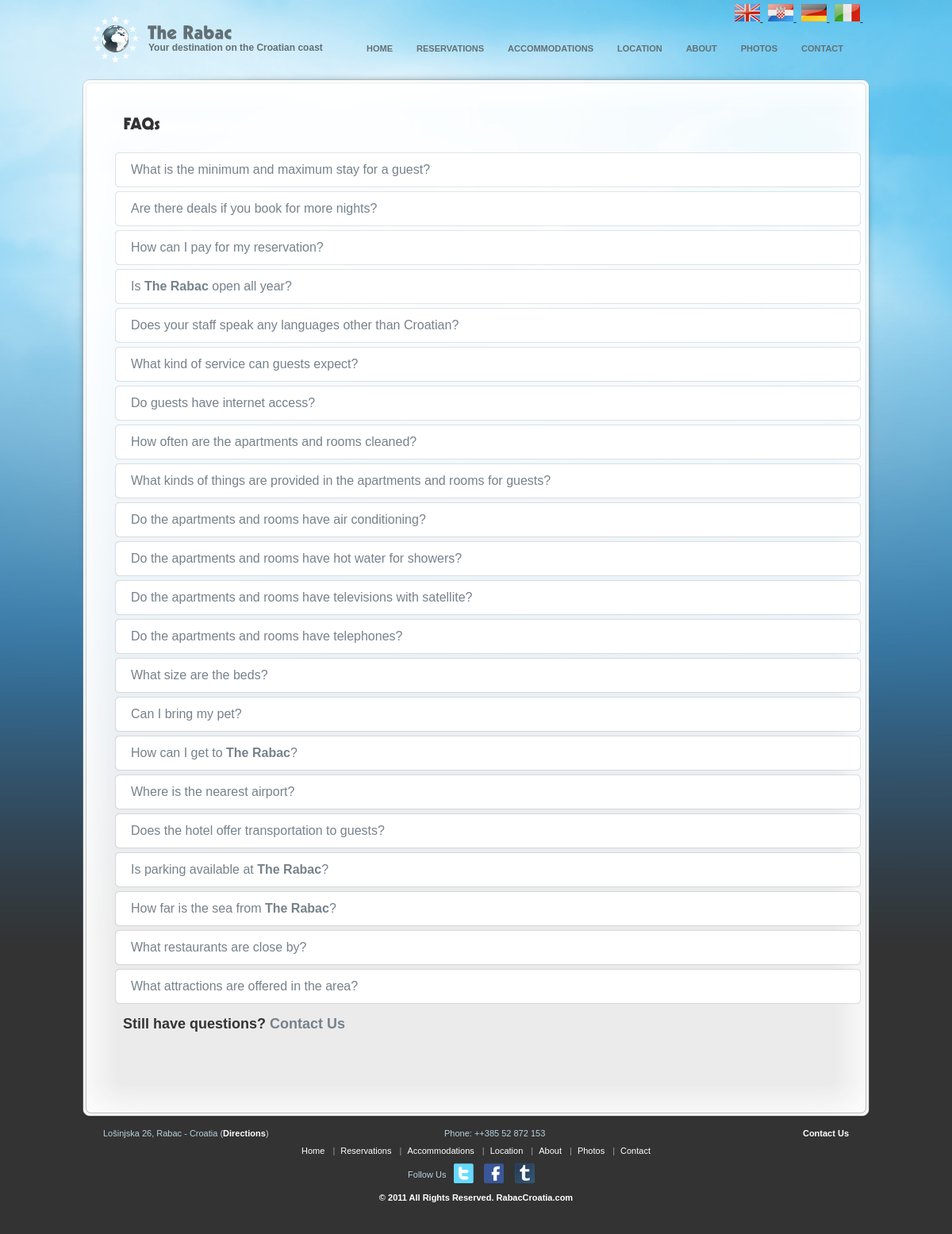
Screenshot of /LiculApartments/faq.php with the database file from the repository.
### tables this page shows
CREATE TABLE `bsi_language` (
  `id` int(11) NOT NULL auto_increment,
  `language_name` varchar(255) NOT NULL,
  `language_code` varchar(4) NOT NULL,
  `language_file_name` varchar(255) NOT NULL,
  `is_active` tinyint(1) NOT NULL,
  `is_default` tinyint(1) NOT NULL,
  `display_order` int(11) NOT NULL,
  PRIMARY KEY  (`id`),
  UNIQUE KEY `UNQ_lang_cd` (`language_code`)
);

CREATE TABLE `bsi_site_contents` (
  `id` int(10) unsigned NOT NULL auto_increment,
  `title_en` varchar(200) default '',
  `title_hr` varchar(255) default NULL,
  `title_de` varchar(255) default NULL,
  `title_it` varchar(255) default NULL,
  `status` enum('Y','N') NOT NULL default 'Y',
  `file` text,
  `url` varchar(100) default '',
  `parent_id` int(10) NOT NULL default '0',
  `ord` int(11) NOT NULL default '0',
  `contents_en` mediumtext,
  `contents_hr` mediumtext,
  `contents_de` mediumtext,
  `contents_it` mediumtext,
  `page_title` varchar(255) default NULL,
  `page_keywords` text,
  `page_desc` text,
  `header_type` enum('1','0') default NULL,
  `footer_type` enum('1','0') default NULL,
  `template_type` tinyint(2) NOT NULL default '0',
  PRIMARY KEY  (`id`),
  UNIQUE KEY `cont_title` (`title_en`,`parent_id`)
);

CREATE TABLE `bsi_faqs` (
  `id` int(11) NOT NULL auto_increment,
  `question_en` mediumtext,
  `question_hr` mediumtext,
  `question_de` mediumtext,
  `question_it` mediumtext,
  `answer_en` mediumtext,
  `answer_hr` mediumtext,
  `answer_de` mediumtext,
  `answer_it` mediumtext,
  `display_order` tinyint(4) NOT NULL,
  PRIMARY KEY  (`id`)
);

### LiculApartments/faq.php (the view, shortened to what the rows shown need)
<?php
include_once ("includes/SystemConfiguration.class.php");
include("includes/language.php");
$faqs = Faq::fetchAllFromDb();
?>
<!DOCTYPE html PUBLIC "-//W3C//DTD XHTML 1.0 Strict//EN" "http://www.w3.org/TR/xhtml1/DTD/xhtml1-strict.dtd">
<html xmlns="http://www.w3.org/1999/xhtml">
<head>
    <link rel="stylesheet" href="css/reset.css" type="text/css" />
    <link rel="stylesheet" href="css/jquery.fancybox.css" type="text/css" />
    <link rel="stylesheet" href="css/screen.css" type="text/css" />
    <link rel="stylesheet" href="css/date.css" type="text/css" />
    <link rel="stylesheet" href="css/datePicker.css" type="text/css" />
    <link rel="stylesheet" href="css/jquery.fancybox.video.css" type="text/css" />
    <link rel="stylesheet" href="css/submenu.css" type="text/css" />
</head>
<body class="light">
    <div class="back">
        <div class="base">
            <?php include("header.php"); ?>
            <div class="page">
            	<div class="subpage clear">
            		<div class="clear fullwidth_pad" id="main">
            			<h1><strong><?= FAQ_TITLE ?></strong></h1>
            			<?php
            			foreach ($faqs as $faq)
            			{
            			?>
            				<div class="boxes lines_x0x0x">
		                        <div class="container clear">
		                            <div class="inner">
		                                <div class="box box_1-1 white">
		                                    <h3 style="margin-top: -15px; margin-bottom: -15px"><a id="toggle<?= $faq->id ?>" href="#"><?= $faq->question->getText($language_selected) ?></a></h3>
		                                </div>
		                            </div>
		                        </div>
		                    </div>
		                    <div class="divider_small">
                    		</div>
            			<?php
            			}
            			?>
            			<h2><strong><?= FAQ_STILL_HAVE_QUESTIONS ?> <a href="contact.php"><?= FAQ_CONTACT_US ?></a></strong></h2>
            		</div>
            	</div>
            </div>
           	<?php include("footer.php") ?>
        </div>
    </div>
</body>
</html>

### LiculApartments/header.php (shortened to what the rows shown need)
<?php
function outputMenuItemRecurse($parentId, $pad, $language_selected)
{
	$pages = PageContents::fetchFromDbActiveForParent($parentId);
	if (sizeof($pages) > 0)
	{
		echo $pad . "<ul>\n";
		foreach ($pages as $page)
		{
			echo $pad . '    <li><a href="' . $page->getUrl() . '">' . $page->title->getText($language_selected) . '</a>' . "\n";
			outputMenuItemRecurse($page->id, $pad . "	", $language_selected);
			echo $pad . "</li>\n";
		}
		echo $pad . "</ul>\n";
	}
}
?>
			<div id="header">
                <div style="float: right; padding-right: 5px; padding-top: 5px;">
				<?php
					$langauges = Language::fetchAllFromDbActive();
					foreach ($langauges as $language)
					{
				?>
						<a href="index.php?lang=<?= $language->languageCode ?>"
						   title="<?=$language->languageName?>">
						   <img src="images/<?=$language->languageCode?>.png"
						   		title="<?=$language->languageName?>" alt="<?=$language->languageName?>" />
						</a>&nbsp;
				<?php
					}
				?>
				</div>
				<div id="main_menu">
					<?php
						outputMenuItemRecurse(0, "                ", $language_selected)
					?>
				</div>
            </div>

### LiculApartments/footer.php (shortened to what the rows shown need)
<?php
global $language_selected;
?>
			<div id="footer" class="clear">
                <div class="links" style="padding-top: 10px;">
                    <table width="100%">
                        <tr>
                            <td style="text-align: center;">
                            <?php
	                            $pages = PageContents::fetchFromDbActiveForParent(0);
								$separator="";
								foreach ($pages as $page)
								{
									echo $separator;
									echo '<a href="' . $page->getUrl() . '">' . $page->title->getText($language_selected) . '</a>' . "\n";
									$separator = '<span class="sep">|</span>';
								}
                            ?>
                            </td>
                        </tr>
                    </table>
                </div>
            </div>

### rows the page displays
bsi_language: shows a picture, language_code "HOME", language_code.title_en "RESERVATIONS", language_code.title_en "ACCOMMODATIONS", language_code.title_en "LOCATION", language_code.title_en "ABOUT", language_code.title_en "PHOTOS", language_code.title_en "CONTACT", language_code "What is the minimum and maximum stay for a guest?", language_code "Are there deals if you book for more nights?", language_code "How can I pay for my reservation?", language_code "Is The Rabac open all year?", language_code "Does your staff speak any languages other than Croatian?", language_code "What kind of service can guests expect?", language_code "Do guests have internet access?", language_code "How often are the apartments and rooms cleaned?", language_code "What kinds of things are provided in the apartments and rooms for guests?", language_code "Do the apartments and rooms have air conditioning?", language_code "Do the apartments and rooms have hot water for showers?", language_code "Do the apartments and rooms have televisions with satellite?", language_code "Do the apartments and rooms have telephones?", language_code "What size are the beds?", language_code "Can I bring my pet?", language_code "How can I get to The Rabac ?", language_code "Where is the nearest airport?", language_code "Does the hotel offer transportation to guests?", language_code "Is parking available at The Rabac ?", language_code "How far is the sea from The Rabac ?", language_code "What restaurants are close by?", language_code "What attractions are offered in the area?", language_code.title_en "Home", language_code.title_en "Reservations", language_code.title_en "Accommodations", language_code.title_en "Location", language_code.title_en "About", language_code.title_en "Photos", language_code.title_en "Contact"
bsi_language: shows a picture
bsi_language: shows a picture
bsi_language: shows a picture

### other values shown
HEADER_SLOGAN "Your destination on the Croatian coast"
FAQ_STILL_HAVE_QUESTIONS "Still have questions?"
FAQ_CONTACT_US "Contact Us"
$systemConfiguration->getHotelDetails()->getHotelAddress() "Lošinjska 26"
$systemConfiguration->getHotelDetails()->getHotelCity() "Rabac"
$systemConfiguration->getHotelDetails()->getHotelCountry() "Croatia"
FOOTER_DIRECTIONS "Directions"
FOOTER_PHONE "Phone"
$systemConfiguration->getHotelDetails()->getHotelPhone() "++385 52 872 153"
FOOTER_CONTACT_US "Contact Us"
FOOTER_FOLLOW_US "Follow Us"
FOOTER_ALL_RIGHTS_RESERVED "All Rights Reserved"
